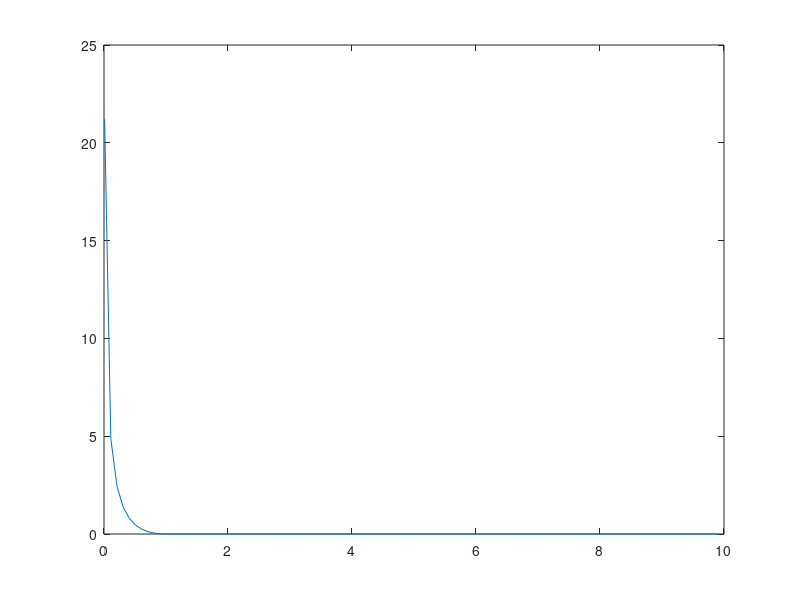
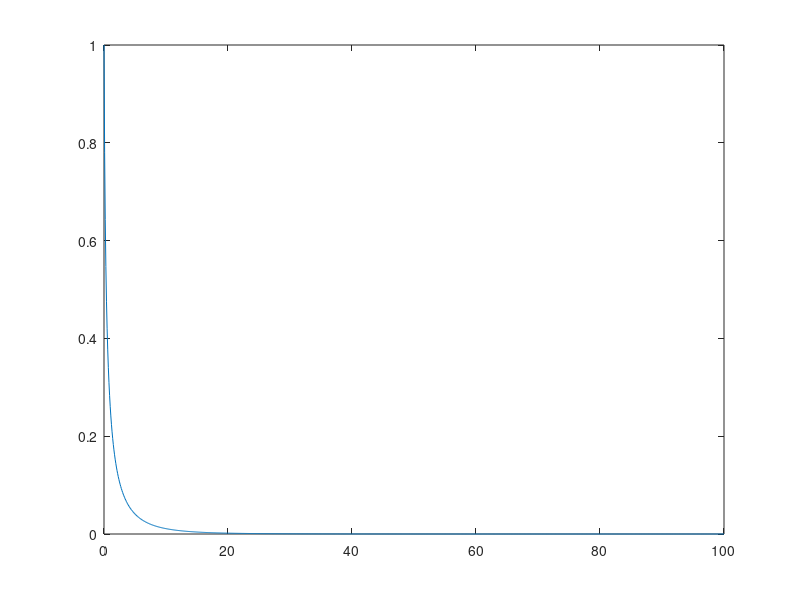
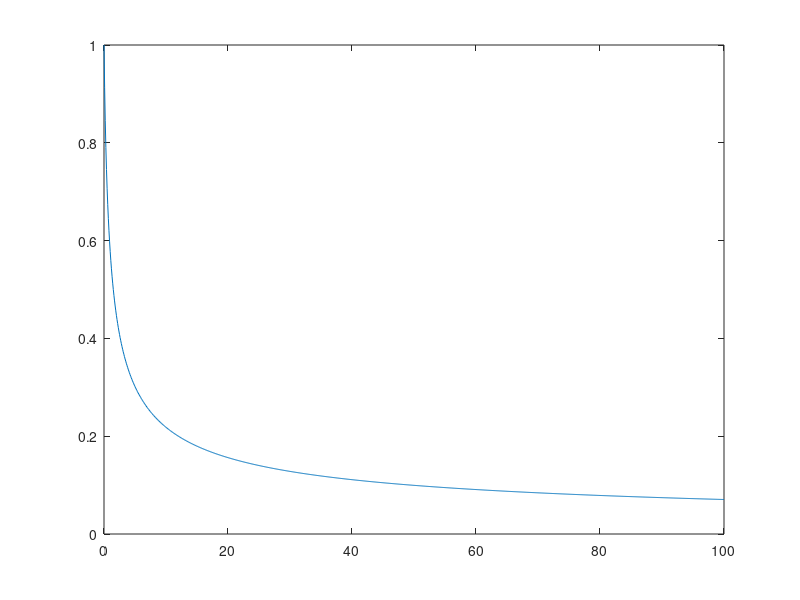

Write MATLAB code to recreate these figures, in order.
close all
clear

% potential field
x = 0.01:0.1:10;
r = 1;
a = 1;
y = max(-a*log(x/r),0).^2;
dy = 2*a^2*log(x/r)./x;
plot(x,y)

% reciprocal barrier function
figure
b = -log(x./(1+x));
plot(x,b)
dh = (x+x.^2)/log(x./(1+x));
plot(x,dh)
t = 0:0.1:100;
h0 = 1;
h = 1./((exp(sqrt(2*t+log((h0+1)/h0)^2)))-1);
plot(t,h)

% inverse type
figure
b = 1./x;
plot(x,b)
t = 0:0.1:100;
h0 = 1;
h = 1./sqrt(2*t+(1/(h0^2)));
plot(t,h)